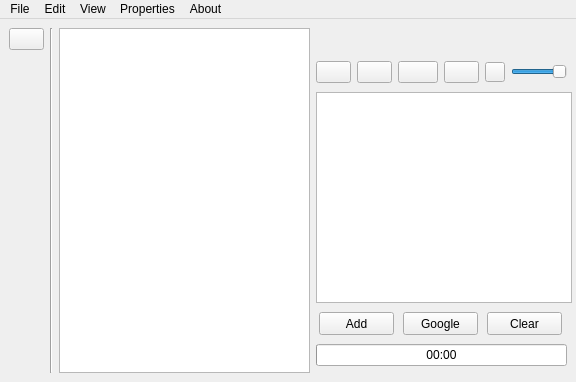
<?xml version="1.0" encoding="UTF-8"?>
<ui version="4.0">
 <class>MainWindow</class>
 <widget class="QMainWindow" name="MainWindow">
  <property name="geometry">
   <rect>
    <x>0</x>
    <y>0</y>
    <width>576</width>
    <height>382</height>
   </rect>
  </property>
  <property name="minimumSize">
   <size>
    <width>295</width>
    <height>382</height>
   </size>
  </property>
  <property name="maximumSize">
   <size>
    <width>1000</width>
    <height>382</height>
   </size>
  </property>
  <property name="windowTitle">
   <string>MainWindow</string>
  </property>
  <widget class="QWidget" name="centralwidget">
   <layout class="QHBoxLayout" name="horizontalLayout_4">
    <item>
     <layout class="QVBoxLayout" name="verticalLayout_3">
      <item>
       <widget class="QPushButton" name="pushButton_3">
        <property name="maximumSize">
         <size>
          <width>35</width>
          <height>35</height>
         </size>
        </property>
        <property name="text">
         <string/>
        </property>
        <property name="icon">
         <iconset>
          <normaloff>list.png</normaloff>list.png</iconset>
        </property>
        <property name="iconSize">
         <size>
          <width>35</width>
          <height>36</height>
         </size>
        </property>
       </widget>
      </item>
      <item>
       <spacer name="verticalSpacer">
        <property name="orientation">
         <enum>Qt::Vertical</enum>
        </property>
        <property name="sizeHint" stdset="0">
         <size>
          <width>20</width>
          <height>40</height>
         </size>
        </property>
       </spacer>
      </item>
     </layout>
    </item>
    <item>
     <widget class="Line" name="line">
      <property name="orientation">
       <enum>Qt::Vertical</enum>
      </property>
     </widget>
    </item>
    <item>
     <widget class="QTableWidget" name="songsView">
      <property name="minimumSize">
       <size>
        <width>251</width>
        <height>0</height>
       </size>
      </property>
      <property name="dragDropMode">
       <enum>QAbstractItemView::NoDragDrop</enum>
      </property>
     </widget>
    </item>
    <item>
     <layout class="QVBoxLayout" name="verticalLayout">
      <item>
       <widget class="QLabel" name="currentTrack">
        <property name="minimumSize">
         <size>
          <width>256</width>
          <height>21</height>
         </size>
        </property>
        <property name="maximumSize">
         <size>
          <width>256</width>
          <height>21</height>
         </size>
        </property>
        <property name="autoFillBackground">
         <bool>true</bool>
        </property>
        <property name="text">
         <string/>
        </property>
       </widget>
      </item>
      <item>
       <layout class="QHBoxLayout" name="horizontalLayout">
        <item>
         <widget class="QPushButton" name="pushButton">
          <property name="maximumSize">
           <size>
            <width>35</width>
            <height>35</height>
           </size>
          </property>
          <property name="text">
           <string/>
          </property>
          <property name="icon">
           <iconset>
            <normaloff>disconnect.png</normaloff>disconnect.png</iconset>
          </property>
          <property name="iconSize">
           <size>
            <width>35</width>
            <height>36</height>
           </size>
          </property>
         </widget>
        </item>
        <item>
         <widget class="QPushButton" name="Back">
          <property name="maximumSize">
           <size>
            <width>35</width>
            <height>35</height>
           </size>
          </property>
          <property name="text">
           <string/>
          </property>
          <property name="icon">
           <iconset>
            <normaloff>back.png</normaloff>back.png</iconset>
          </property>
          <property name="iconSize">
           <size>
            <width>35</width>
            <height>35</height>
           </size>
          </property>
         </widget>
        </item>
        <item>
         <widget class="QPushButton" name="Play">
          <property name="maximumSize">
           <size>
            <width>50</width>
            <height>35</height>
           </size>
          </property>
          <property name="text">
           <string/>
          </property>
          <property name="icon">
           <iconset>
            <normaloff>play.png</normaloff>play.png</iconset>
          </property>
          <property name="iconSize">
           <size>
            <width>50</width>
            <height>35</height>
           </size>
          </property>
         </widget>
        </item>
        <item>
         <widget class="QPushButton" name="Next">
          <property name="enabled">
           <bool>true</bool>
          </property>
          <property name="maximumSize">
           <size>
            <width>35</width>
            <height>35</height>
           </size>
          </property>
          <property name="text">
           <string/>
          </property>
          <property name="icon">
           <iconset>
            <normaloff>next.png</normaloff>next.png</iconset>
          </property>
          <property name="iconSize">
           <size>
            <width>35</width>
            <height>35</height>
           </size>
          </property>
         </widget>
        </item>
        <item>
         <widget class="QPushButton" name="Stop">
          <property name="maximumSize">
           <size>
            <width>20</width>
            <height>20</height>
           </size>
          </property>
          <property name="text">
           <string/>
          </property>
          <property name="icon">
           <iconset>
            <normaloff>stop.png</normaloff>stop.png</iconset>
          </property>
          <property name="iconSize">
           <size>
            <width>20</width>
            <height>20</height>
           </size>
          </property>
         </widget>
        </item>
        <item>
         <widget class="QSlider" name="Volume">
          <property name="maximum">
           <number>100</number>
          </property>
          <property name="value">
           <number>100</number>
          </property>
          <property name="tracking">
           <bool>true</bool>
          </property>
          <property name="orientation">
           <enum>Qt::Horizontal</enum>
          </property>
         </widget>
        </item>
       </layout>
      </item>
      <item>
       <widget class="QTableWidget" name="playlistView">
        <property name="minimumSize">
         <size>
          <width>256</width>
          <height>211</height>
         </size>
        </property>
        <property name="maximumSize">
         <size>
          <width>256</width>
          <height>211</height>
         </size>
        </property>
        <property name="dragDropMode">
         <enum>QAbstractItemView::NoDragDrop</enum>
        </property>
       </widget>
      </item>
      <item>
       <layout class="QHBoxLayout" name="horizontalLayout_3">
        <item>
         <widget class="QPushButton" name="Add">
          <property name="maximumSize">
           <size>
            <width>75</width>
            <height>23</height>
           </size>
          </property>
          <property name="text">
           <string>Add</string>
          </property>
         </widget>
        </item>
        <item>
         <widget class="QPushButton" name="pushButton_2">
          <property name="maximumSize">
           <size>
            <width>75</width>
            <height>23</height>
           </size>
          </property>
          <property name="text">
           <string>Google</string>
          </property>
         </widget>
        </item>
        <item>
         <widget class="QPushButton" name="Clear">
          <property name="maximumSize">
           <size>
            <width>75</width>
            <height>23</height>
           </size>
          </property>
          <property name="text">
           <string>Clear</string>
          </property>
         </widget>
        </item>
       </layout>
      </item>
      <item>
       <layout class="QHBoxLayout" name="horizontalLayout_2">
        <item>
         <widget class="QProgressBar" name="progressBar">
          <property name="maximum">
           <number>100</number>
          </property>
          <property name="value">
           <number>0</number>
          </property>
          <property name="format">
           <string>00:00</string>
          </property>
         </widget>
        </item>
       </layout>
      </item>
     </layout>
    </item>
   </layout>
  </widget>
  <widget class="QMenuBar" name="menubar">
   <property name="geometry">
    <rect>
     <x>0</x>
     <y>0</y>
     <width>576</width>
     <height>21</height>
    </rect>
   </property>
   <widget class="QMenu" name="menuFile">
    <property name="title">
     <string>File</string>
    </property>
    <addaction name="actionSelect"/>
    <addaction name="actionClear"/>
   </widget>
   <widget class="QMenu" name="menuProperties">
    <property name="title">
     <string>Properties</string>
    </property>
   </widget>
   <widget class="QMenu" name="menuEdit">
    <property name="title">
     <string>Edit</string>
    </property>
   </widget>
   <widget class="QMenu" name="menuView">
    <property name="title">
     <string>View</string>
    </property>
   </widget>
   <widget class="QMenu" name="menuAbout">
    <property name="title">
     <string>About</string>
    </property>
   </widget>
   <addaction name="menuFile"/>
   <addaction name="menuEdit"/>
   <addaction name="menuView"/>
   <addaction name="menuProperties"/>
   <addaction name="menuAbout"/>
  </widget>
  <action name="actionSelect">
   <property name="text">
    <string>Select</string>
   </property>
  </action>
  <action name="actionClear">
   <property name="text">
    <string>Clear</string>
   </property>
  </action>
  <action name="actionAdd_more">
   <property name="text">
    <string>Add more</string>
   </property>
  </action>
  <action name="actionClear_2">
   <property name="text">
    <string>Clear</string>
   </property>
  </action>
 </widget>
 <resources/>
 <connections/>
</ui>
